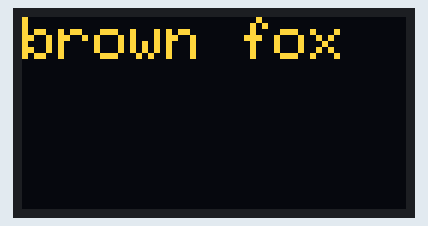
Recording of a sketch running on a simulated ESP32. Parts: 128×64 one-colour display. The OLED is the two-colour kind (top 16 rows yellow); what the sketch prints to the serial monitor is not drawn.

Above: at 2.6 s.
At 3.6 s:
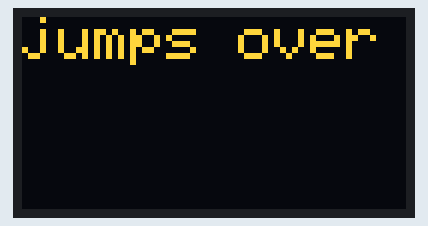
At 4.7 s:
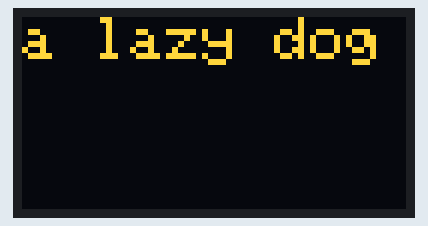
At 5.7 s:
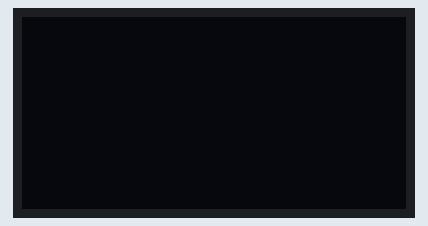
At 6.7 s:
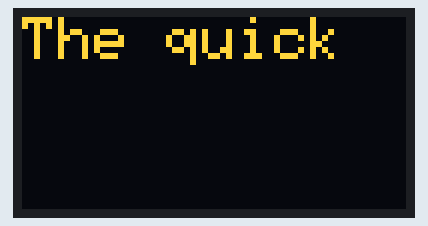

The sketch:

rgDisplayAsyncTest.ino
```cpp
/* rgDisplayAsyncTest.ino
08:48:16.896 -> AsyncPrintLine() "The quick"	23 micros
08:48:17.893 -> AsyncPrintLine() "brown fox"	23 micros
08:48:18.923 -> AsyncPrintLine() "jumps over"	24 micros
08:48:19.919 -> AsyncPrintLine() "the dog"	    23 micros
*/

#include <Arduino.h>

#define DEBUG_ON 1
#include <rgDebug.h>

#include <Wire.h>
#include <Adafruit_SSD1306.h>
#include <rgDisplay.h>
rgDisplay Display_obj;

// Autorepeat hardware timer used to transmit datagrams periodically
// see https://docs.espressif.com/projects/arduino-esp32/en/latest/api/timer.html

hw_timer_t * Timer_obj = NULL;
volatile SemaphoreHandle_t Semaphore_obj;

// DGPERIOD is the delay between 2 data processings in loop(), in microseconds
// Acceptable CPU speed for DGPERIOD=10000 : 80-240 MHz on Tx and/or Rx
// Larger delays increase the time available for your application data processing between datagrams
const unsigned long DGPERIOD=10000; // microseconds, must be multiple of 100

void ARDUINO_ISR_ATTR onTimer(){
    xSemaphoreGiveFromISR(Semaphore_obj, NULL);
}

// Initialization:
void setup() {
    Serial.begin(115200);
	while (!Serial) ; // wait for serial port to connect
	dbprint('\n'); for (uint8_t idx = 0; idx<3; idx++) { dbprint((char)('A'+idx)); delay(500); }
	dbprint('\n');

    if (!Display_obj.Init(true)) {
		dbprintln("Display initialization failed");
        while (1);
    }

    // this semaphore tells when the timer has fired
    // we use it to make the onTimer() ISR return as fast as possible
    Semaphore_obj = xSemaphoreCreateBinary();
    // Set timer frequency to 10 kHz to get a 100 microsecond resolution (slower frequency won't work)
    Timer_obj = timerBegin(10000);
    // Attach onTimer function to our timer.
    timerAttachInterrupt(Timer_obj, &onTimer);
    // Set alarm to call onTimer function every DGPERIOD microseconds
    // Repeat the alarm (third parameter) with unlimited count = 0 (fourth parameter)
    // onTimer() will be called when the counter of Timer_obj reaches this value, and the counter will be reset to 0
    timerAlarm(Timer_obj, DGPERIOD/100, true, 0);
}

// loopTask() runs on core 1 with priority 1
void loop() {
    static const char *LINES[4]={"The quick", "brown fox", "jumps over", "a lazy dog"};
    // display app data periodically and asynchronously
    if (xSemaphoreTake(Semaphore_obj, 0) == pdTRUE) {
        // data processing takes place here
        static unsigned int Counter=0;
        if (++Counter % 100 == 0) {
            uint16_t idx=(Counter/100) % 5; // 0 1 2 3 4
            if (idx<4) {
                unsigned long timer=micros();
                Display_obj.AsyncPrintLine(LINES[idx], 1); // 23 microseconds
                dbprintf("AsyncPrintLine() \"%s\"\t%lu micros\n", LINES[idx], micros()-timer);
            }
            else
                Display_obj.AsyncClear();
        }
    }
}
```

Measured:
- by itself, everything shown: repeats every 5.0 s, in 5 steps
- what the display in image 0 shows lasts 1.0 s, from 2.6 s to 3.6 s
